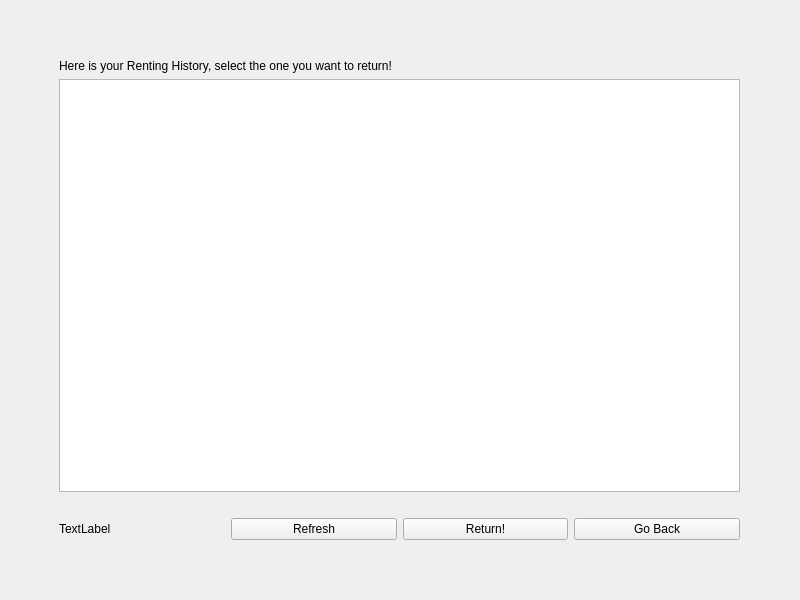
<?xml version="1.0" encoding="UTF-8"?>
<ui version="4.0">
 <class>ReturnPage</class>
 <widget class="QWidget" name="ReturnPage">
  <property name="geometry">
   <rect>
    <x>0</x>
    <y>0</y>
    <width>800</width>
    <height>600</height>
   </rect>
  </property>
  <property name="windowTitle">
   <string>Form</string>
  </property>
  <widget class="QWidget" name="gridLayoutWidget">
   <property name="geometry">
    <rect>
     <x>9</x>
     <y>9</y>
     <width>781</width>
     <height>581</height>
    </rect>
   </property>
   <layout class="QGridLayout" name="gridLayout">
    <property name="leftMargin">
     <number>50</number>
    </property>
    <property name="topMargin">
     <number>50</number>
    </property>
    <property name="rightMargin">
     <number>50</number>
    </property>
    <property name="bottomMargin">
     <number>50</number>
    </property>
    <item row="2" column="0" colspan="4">
     <spacer name="horizontalSpacer">
      <property name="orientation">
       <enum>Qt::Horizontal</enum>
      </property>
      <property name="sizeHint" stdset="0">
       <size>
        <width>40</width>
        <height>20</height>
       </size>
      </property>
     </spacer>
    </item>
    <item row="1" column="0" colspan="4">
     <widget class="QTableView" name="UnreturnedList">
      <property name="editTriggers">
       <set>QAbstractItemView::NoEditTriggers</set>
      </property>
     </widget>
    </item>
    <item row="0" column="0" colspan="4">
     <widget class="QLabel" name="label_2">
      <property name="text">
       <string>Here is your Renting History, select the one you want to return!</string>
      </property>
     </widget>
    </item>
    <item row="3" column="2">
     <widget class="QPushButton" name="ReturnButton">
      <property name="text">
       <string>Return!</string>
      </property>
     </widget>
    </item>
    <item row="3" column="0">
     <widget class="QLabel" name="label">
      <property name="text">
       <string>TextLabel</string>
      </property>
     </widget>
    </item>
    <item row="3" column="3">
     <widget class="QPushButton" name="GoBackButton">
      <property name="text">
       <string>Go Back</string>
      </property>
     </widget>
    </item>
    <item row="3" column="1">
     <widget class="QPushButton" name="RefreshButton">
      <property name="text">
       <string>Refresh</string>
      </property>
     </widget>
    </item>
   </layout>
  </widget>
 </widget>
 <resources/>
 <connections/>
</ui>
